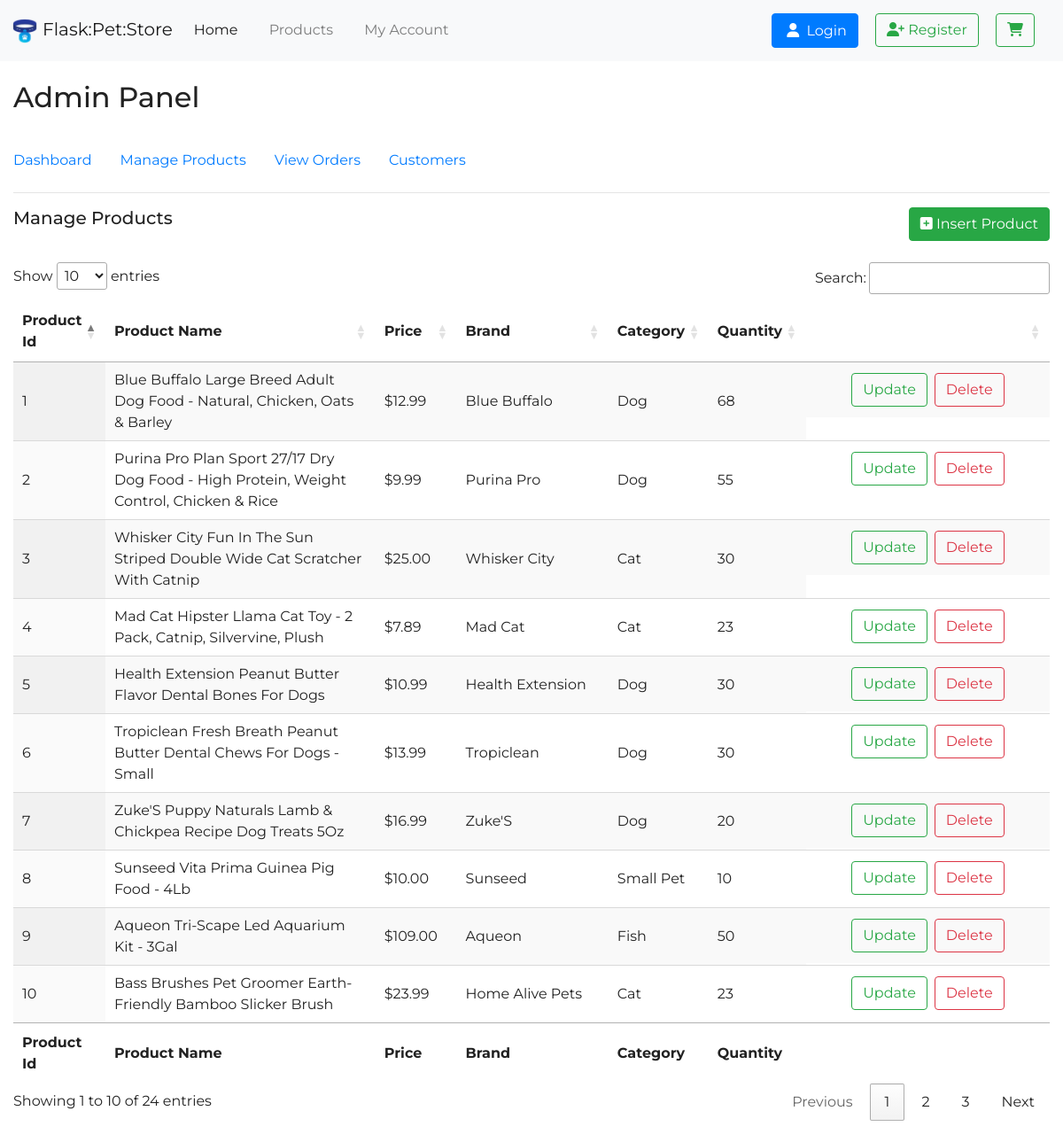
/admin/products, run on the app's committed database.
### flask_pet_store/models.py (models this page shows, shortened)
class Product(db.Model):
    id = db.Column(
        db.Integer(), primary_key=True
    )
    _name = db.Column(
        'name', db.String(length=60), nullable=False
    )
    price = db.Column(
        db.Numeric(10, 2), nullable=False
    )
    _brand = db.Column(
        'brand', db.String(length=60), nullable=False
    )
    _category = db.Column(
        'category', db.String(length=30), nullable=False
    )
    product_image = db.Column(
        db.String(length=150), nullable=False, default='default.jpg'
    )
    quantity = db.Column(
        db.Integer(), nullable=False
    )
    description = db.Column(
        db.String(length=350), nullable=False
    )
    @hybrid_property
    def name(self):
        return self._name
    @name.setter
    def name(self, entered_name):
        self._name = entered_name.strip().title()
    @hybrid_property
    def brand(self):
        return self._brand
    @brand.setter
    def brand(self, entered_brand):
        self._brand = entered_brand.strip().title()
    @hybrid_property
    def category(self):
        return self._category
    @category.setter
    def category(self, entered_category):
        self._category = entered_category.strip().title()

### flask_pet_store/admin/routes.py (the view, shortened to what this page needs)
@admin_blueprint.route('/products', methods=['GET', 'POST'])
@admin_permission.require(403)
def manage_products():
    if request.method == "GET":
        delete_form = ProductDeleteForm()
        products = Product.query.all()
        return render_template('admin/products.html', products=products, delete_form=delete_form)

### flask_pet_store/admin/forms.py
class ProductDeleteForm(FlaskForm):
    submit = SubmitField(label='Delete')

### flask_pet_store/admin/templates/admin/products.html (shortened to what this page needs)
{% extends 'admin/index.html' %}
{% block admin_content %}
    <div class="d-flex justify-content-between">
        <h5>Manage Products</h5>
        <a class="btn btn-success" href="{{ url_for('admin.upsert_product', prodId=0) }}"><i
                class="fas fa-plus-square"></i>&nbsp;Insert Product</a>
    </div>
    <br>
    <table id="products-table" class="display" style="width:100%">
        <thead>
        <tr>
            <th>Product Id</th>
            <th>Product Name</th>
            <th>Price</th>
            <th>Brand</th>
            <th>Category</th>
            <th>Quantity</th>
            <th></th>
        </tr>
        </thead>
        <tbody>
        {% for product in products %}
            <tr>
                <td>{{ product.id }}</td>
                <td>{{ product.name }}</td>
                <td>${{ product.price }}</td>
                <td>{{ product.brand }}</td>
                <td>{{ product.category }}</td>
                <td>{{ product.quantity }}</td>
                <td class="d-flex justify-content-center">
                    <a class="btn btn-outline-success m-1"
                       href="{{ url_for('admin.upsert_product', prodId=product.id) }}">Update</a>
                    <button class="btn btn-outline-danger m-1" data-toggle="modal"
                            data-target="#productDeleteModal-{{ product.id }}">Delete
                    </button>
                </td>
            </tr>
        {% endfor %}
        </tbody>
        <tfoot>
        <tr>
            <th>Product Id</th>
            <th>Product Name</th>
            <th>Price</th>
            <th>Brand</th>
            <th>Category</th>
            <th>Quantity</th>
            <th></th>
        </tr>
        </tfoot>
    </table>
    <br>
{% endblock %}

### flask_pet_store/static/css/styles.css (style rules this page uses)
html, body { font-family: 'Montserrat', serif; color: #222; }

### data on the page
Product: id "1", name "Blue Buffalo Large Breed Adult Dog Food - Natural, Chicken, Oats & Barley", price "12.99", brand "Blue Buffalo", category "Dog", quantity "68"
Product: id "2", name "Purina Pro Plan Sport 27/17 Dry Dog Food - High Protein, Weight Control, Chicken & Rice", price "9.99", brand "Purina Pro", category "Dog", quantity "55"
Product: id "3", name "Whisker City Fun In The Sun Striped Double Wide Cat Scratcher With Catnip", price "25.00", brand "Whisker City", category "Cat", quantity "30"
Product: id "4", name "Mad Cat Hipster Llama Cat Toy - 2 Pack, Catnip, Silvervine, Plush", price "7.89", brand "Mad Cat", category "Cat", quantity "23"
Product: id "5", name "Health Extension Peanut Butter Flavor Dental Bones For Dogs", price "10.99", brand "Health Extension", category "Dog", quantity "30"
Product: id "6", name "Tropiclean Fresh Breath Peanut Butter Dental Chews For Dogs - Small", price "13.99", brand "Tropiclean", category "Dog", quantity "30"
Product: id "7", name "Zuke'S Puppy Naturals Lamb & Chickpea Recipe Dog Treats 5Oz", price "16.99", brand "Zuke'S", category "Dog", quantity "20"
Product: id "8", name "Sunseed Vita Prima Guinea Pig Food - 4Lb", price "10.00", brand "Sunseed", category "Small Pet", quantity "10"
Product: id "9", name "Aqueon Tri-Scape Led Aquarium Kit - 3Gal", price "109.00", brand "Aqueon", category "Fish", quantity "50"
Product: id "10", name "Bass Brushes Pet Groomer Earth-Friendly Bamboo Slicker Brush", price "23.99", brand "Home Alive Pets", category "Cat", quantity "23"
